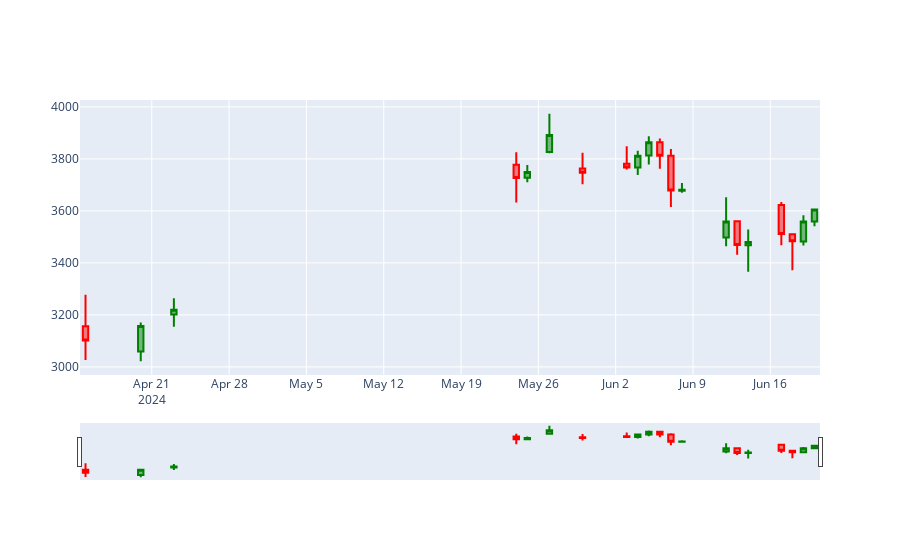

Notebook source saved alongside this figure:
### Code cell
#Actual PnL
import matplotlib.pyplot as plt
figure = go.Figure(
    data = [
        go.Candlestick(
            x = merge.Date,
            low = merge.Low,
            high = merge.High,
            close = merge.Close,
            open = merge.Open,
            increasing_line_color = 'green',
            decreasing_line_color = 'red'
        )
    ]
)


figure.show()

### Figure 1 — Plotly figure (JSON) as saved in the notebook; plotly's stock layout.template omitted (floating-point values rounded to 4 significant figures)
{"data": [{"close": [3606.0, 3559.0, 3484.0, 3511.0, 3480.0, 3469.0, 3560.0, 3681.0, 3679.0, 3812.0, 3864.0, 3813.0, 3766.0, 3747.0, 3892.0, 3749.0, 3727.0, 3220.0, 3158.0, 3102.0], "decreasing": {"line": {"color": "red"}}, "high": [3606.0, 3583.0, 3514.0, 3634.0, 3529.0, 3560.0, 3652.0, 3707.0, 3838.0, 3878.0, 3887.0, 3831.0, 3849.0, 3824.0, 3974.0, 3776.0, 3825.0, 3264.0, 3171.0, 3278.0], "increasing": {"line": {"color": "green"}}, "low": [3541.0, 3466.0, 3372.0, 3468.0, 3366.0, 3431.0, 3464.0, 3670.0, 3615.0, 3762.0, 3779.0, 3738.0, 3759.0, 3702.0, 3822.0, 3711.0, 3632.0, 3155.0, 3022.0, 3027.0], "open": [3559.0, 3482.0, 3511.0, 3622.0, 3468.0, 3560.0, 3498.0, 3677.0, 3812.0, 3864.0, 3813.0, 3766.0, 3781.0, 3763.0, 3826.0, 3727.0, 3777.0, 3202.0, 3059.0, 3157.0], "type": "candlestick", "x": ["2024-06-20", "2024-06-19", "2024-06-18", "2024-06-17", "2024-06-14", "2024-06-13", "2024-06-12", "2024-06-08", "2024-06-07", "2024-06-06", "2024-06-05", "2024-06-04", "2024-06-03", "2024-05-30", "2024-05-27", "2024-05-25", "2024-05-24", "2024-04-23", "2024-04-20", "2024-04-15"]}], "layout": {"autosize": true, "xaxis": {"autorange": true, "range": ["2024-04-14 12:00", "2024-06-20 12:00"], "rangeslider": {"autorange": true, "range": ["2024-04-14 12:00", "2024-06-20 12:00"], "yaxis": {"_template": null, "rangemode": "match"}}, "type": "date"}, "yaxis": {"autorange": true, "range": [2969.0, 4026.0]}}}
